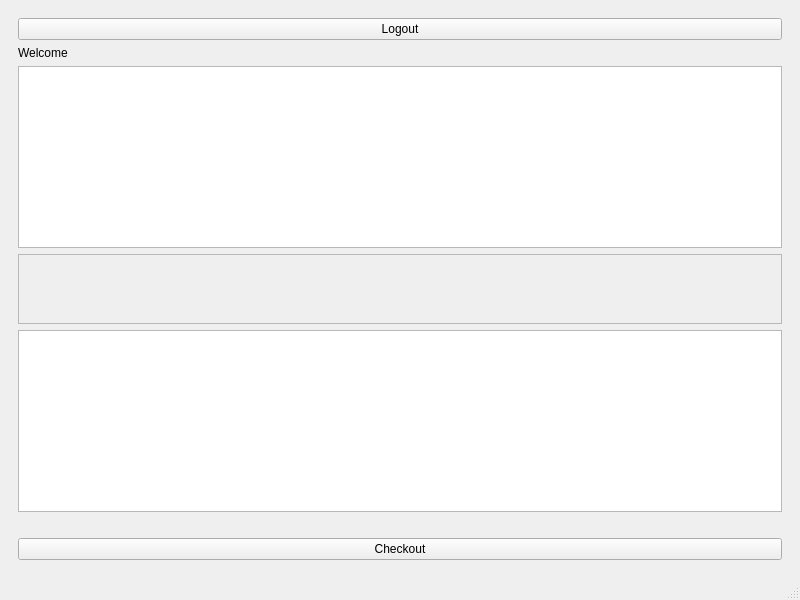
<?xml version="1.0" encoding="UTF-8"?>
<ui version="4.0">
 <class>MainWindow</class>
 <widget class="QMainWindow" name="MainWindow">
  <property name="geometry">
   <rect>
    <x>0</x>
    <y>0</y>
    <width>800</width>
    <height>600</height>
   </rect>
  </property>
  <property name="windowTitle">
   <string>MainWindow</string>
  </property>
  <widget class="QWidget" name="centralwidget">
   <layout class="QHBoxLayout" name="horizontalLayout_4">
    <item>
     <widget class="QStackedWidget" name="stackedWidget">
      <property name="currentIndex">
       <number>1</number>
      </property>
      <widget class="QWidget" name="pageLogin">
       <layout class="QGridLayout" name="gridLayout">
        <item row="0" column="0" colspan="2">
         <widget class="QLabel" name="lblTitle">
          <property name="font">
           <font>
            <pointsize>18</pointsize>
           </font>
          </property>
          <property name="text">
           <string>ONLINE SHOPPING PORTAL</string>
          </property>
          <property name="alignment">
           <set>Qt::AlignmentFlag::AlignCenter</set>
          </property>
         </widget>
        </item>
        <item row="1" column="0" colspan="2">
         <widget class="QLabel" name="lblUsername">
          <property name="font">
           <font>
            <pointsize>20</pointsize>
           </font>
          </property>
          <property name="text">
           <string>Username</string>
          </property>
         </widget>
        </item>
        <item row="2" column="0" colspan="2">
         <widget class="QLineEdit" name="txtUsername">
          <property name="text">
           <string>Enter username</string>
          </property>
         </widget>
        </item>
        <item row="3" column="0" colspan="2">
         <widget class="QLabel" name="lblPassword">
          <property name="font">
           <font>
            <pointsize>20</pointsize>
           </font>
          </property>
          <property name="text">
           <string>Password</string>
          </property>
         </widget>
        </item>
        <item row="4" column="0" colspan="2">
         <widget class="QLineEdit" name="txtPassword">
          <property name="text">
           <string>Enter password</string>
          </property>
          <property name="echoMode">
           <enum>QLineEdit::EchoMode::Password</enum>
          </property>
         </widget>
        </item>
        <item row="5" column="0">
         <widget class="QPushButton" name="btnLogin_4">
          <property name="text">
           <string>Login</string>
          </property>
         </widget>
        </item>
        <item row="5" column="1">
         <widget class="QPushButton" name="btnGuest_4">
          <property name="text">
           <string>Guest Login</string>
          </property>
         </widget>
        </item>
        <item row="6" column="0" colspan="2">
         <widget class="QLabel" name="lblStatus">
          <property name="text">
           <string>TextLabel</string>
          </property>
         </widget>
        </item>
       </layout>
      </widget>
      <widget class="QWidget" name="pageDashboard">
       <layout class="QVBoxLayout" name="verticalLayout_2">
        <item>
         <widget class="QPushButton" name="btnLogout">
          <property name="text">
           <string>Logout</string>
          </property>
         </widget>
        </item>
        <item>
         <widget class="QLabel" name="lblWelcome">
          <property name="text">
           <string>Welcome</string>
          </property>
         </widget>
        </item>
        <item>
         <widget class="QListWidget" name="listCategories"/>
        </item>
        <item>
         <widget class="QScrollArea" name="scrollProducts">
          <property name="widgetResizable">
           <bool>true</bool>
          </property>
          <widget class="QWidget" name="scrollAreaWidgetContents_3">
           <property name="geometry">
            <rect>
             <x>0</x>
             <y>0</y>
             <width>760</width>
             <height>54</height>
            </rect>
           </property>
          </widget>
         </widget>
        </item>
        <item>
         <widget class="QTableWidget" name="tableCart"/>
        </item>
        <item>
         <widget class="QLabel" name="lblTotal">
          <property name="text">
           <string/>
          </property>
         </widget>
        </item>
        <item>
         <widget class="QPushButton" name="btnCheckout">
          <property name="text">
           <string>Checkout</string>
          </property>
         </widget>
        </item>
       </layout>
      </widget>
     </widget>
    </item>
   </layout>
  </widget>
  <widget class="QMenuBar" name="menubar">
   <property name="geometry">
    <rect>
     <x>0</x>
     <y>0</y>
     <width>800</width>
     <height>33</height>
    </rect>
   </property>
  </widget>
  <widget class="QStatusBar" name="statusbar"/>
 </widget>
 <resources/>
 <connections/>
</ui>
